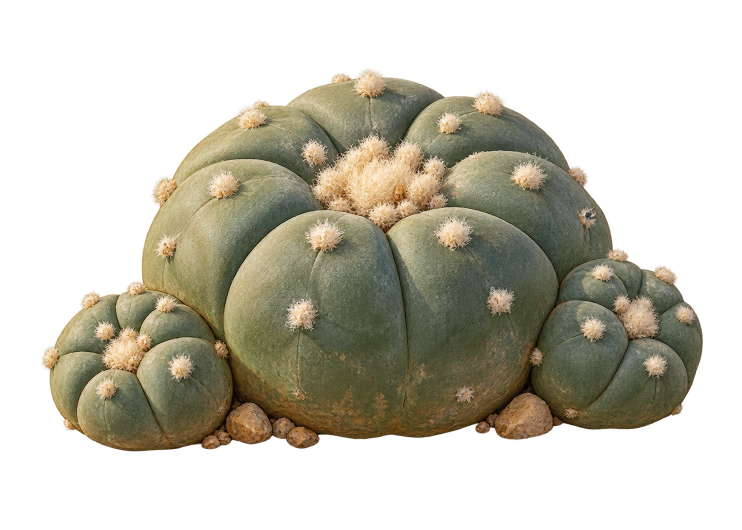
#> input picture art-source/world/first-basin-exploration/wild-peyote-source-v01.png, 1484 x 1060 px (shown at 1/2 size)
$ python pack-basin-exploration-v1.py --source ../art-source/world/first-basin-exploration/wild-peyote-source-v01.png
#> lines starting #> are read from the running program, lines starting #| are printed output that depends on the picture
"""Deterministic mechanical export of the new wild-only Peyote prop.

Retain the original RGBA source, crop to its alpha >=8 subject bounds, and
proportionally downsample to width 384. The generated alpha1 fringe outside
those bounds is excluded by cropping; surviving pixel alpha is not cleaned.
No repaint, recolor, background replacement or alpha manipulation.
Run from the repository root; existing .wrangler/art-python supplies Pillow.
"""
from pathlib import Path
import argparse
import hashlib
import json
import shutil
import sys

sys.dont_write_bytecode = True
REPO = Path(__file__).resolve().parents[1]
sys.path.insert(0, str(REPO / ".wrangler/art-python"))
from PIL import Image

SOURCE = REPO / "art-source/world/first-basin-exploration/wild-peyote-source-v01.png"
OUTPUT = REPO / "public/assets/world/props/wild-peyote-v01.webp"
CROP_ALPHA_THRESHOLD = 8


def digest(path):
    return hashlib.sha256(path.read_bytes()).hexdigest()


def bounds(image, threshold):
    return image.getchannel("A").point(lambda value: 255 if value >= threshold else 0).getbbox()


def main():
    parser = argparse.ArgumentParser(description=__doc__)
    parser.add_argument("--source", type=Path, help="Original generated PNG to preserve before exporting.")
    args = parser.parse_args()
    if args.source:
        original = args.source.resolve(strict=True)
        SOURCE.parent.mkdir(parents=True, exist_ok=True)
        if SOURCE.exists() and digest(SOURCE) != digest(original):
            raise ValueError("Preserved Peyote source already exists with different bytes.")
        if original != SOURCE:
            shutil.copyfile(original, SOURCE)
        assert digest(original) == digest(SOURCE), "Original source must remain byte exact."
    with Image.open(SOURCE) as source:
#> source is the input picture: PIL image 1484x1060 RGBA; mean R, G, B, A 58.1, 54.3, 40.2, 112.1
        assert source.mode == "RGBA", "The source must already contain genuine RGBA transparency."
        assert source.getchannel("A").getextrema() == (0, 255)
        crop = bounds(source, CROP_ALPHA_THRESHOLD)
#> crop = (80, 134, 1406, 904)
        assert crop, "The source cannot be empty."
        subject = source.crop(crop)
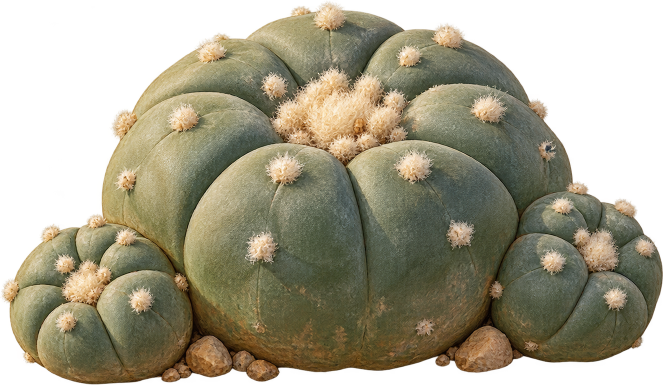
#> subject: PIL image 1326x770 RGBA (shown at 1/2 size); mean R, G, B, A 89.4, 83.7, 62, 172.7; transparent parts drawn white
        width = 384
        height = (subject.height * width + subject.width // 2) // subject.width
#> height = 223
        exported = subject.resize((width, height), Image.Resampling.LANCZOS)
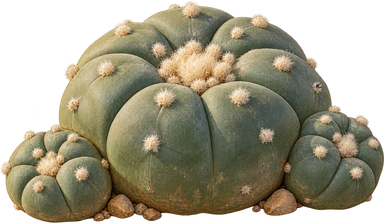
#> exported: PIL image 384x223 RGBA; mean R, G, B, A 89, 83.3, 61.8, 172.8; transparent parts drawn white
        OUTPUT.parent.mkdir(parents=True, exist_ok=True)
        exported.save(OUTPUT, format="WEBP", lossless=True, quality=100, method=6, exact=True)
        with Image.open(OUTPUT) as decoded:
            assert decoded.mode == "RGBA" and decoded.size == exported.size
            assert decoded.getchannel("A").tobytes() == exported.getchannel("A").tobytes(), "Exported alpha must be lossless."
            assert decoded.tobytes() == exported.tobytes(), "WebP must preserve the full downsampled RGBA pixels."
            report = {
                "source": SOURCE.relative_to(REPO).as_posix(),
                "sourceSize": source.size,
                "sourceSha256": digest(SOURCE),
                "cropAlphaThreshold": CROP_ALPHA_THRESHOLD,
                "subjectCrop": crop,
                "sourceVisibleAlphaBounds": bounds(source, 8),
                "output": OUTPUT.relative_to(REPO).as_posix(),
                "outputSize": decoded.size,
                "outputAlphaRange": decoded.getchannel("A").getextrema(),
                "outputVisibleAlphaBounds": bounds(decoded, 8),
                "outputSha256": digest(OUTPUT),
                "encodedBytes": OUTPUT.stat().st_size,
                "operation": "alpha>=8 bounds crop; original surviving alpha retained; proportional LANCZOS downsample; lossless RGBA WebP",
            }
    print(json.dumps(report, indent=2))


if __name__ == "__main__":
#> (the run stopped early here; a loop or call above may not have finished)
